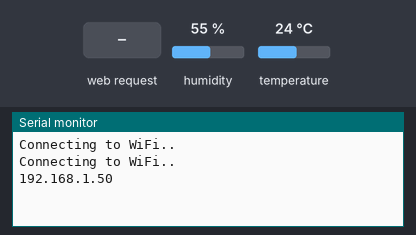
A sketch run on a simulated ESP32. Parts: the last lines printed to the serial monitor. The test bench sets the inputs (shaded band); at power-on: humidity 55 %, temperature 24 °C. WiFi joins after 1.5 s; servers stay silent unless stated.

Above: at 3.2 s.
3.3 s: HTTP request GET /temperature received
At 4.5 s:
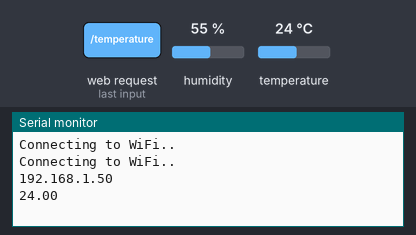
4.8 s: HTTP request GET /humidity received
At 6.3 s:
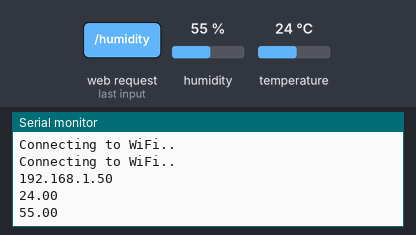

The sketch:

Smart_Weather_Station.ino
```cpp
#include "WiFi.h"
#include "ESPAsyncWebServer.h"
#include <Adafruit_Sensor.h>
#include <DHT.h>

// Replace with your network credentials
const char* ssid = "ENTER YOUR SSID";
const char* password = "ENTER YOUR PASSWORD";

#define DHTPIN 27     // Digital pin connected to the DHT sensor

// Uncomment the type of sensor in use:
#define DHTTYPE    DHT11     // DHT 11
//#define DHTTYPE    DHT22     // DHT 22 (AM2302)
//#define DHTTYPE    DHT21     // DHT 21 (AM2301)

DHT dht(DHTPIN, DHTTYPE);

// Create AsyncWebServer object on port 80
AsyncWebServer server(80);

String readDHTTemperature() {
  // Sensor readings may also be up to 2 seconds 'old' (its a very slow sensor)
  // Read temperature as Celsius (the default)
  float t = dht.readTemperature();
  // Read temperature as Fahrenheit (isFahrenheit = true)
  //float t = dht.readTemperature(true);
  // Check if any reads failed and exit early (to try again).
  if (isnan(t)) {
    Serial.println("Failed to read from DHT sensor!");
    return "--";
  }
  else {
    Serial.println(t);
    return String(t);
  }
}

String readDHTHumidity() {
  // Sensor readings may also be up to 2 seconds 'old' (its a very slow sensor)
  float h = dht.readHumidity();
  if (isnan(h)) {
    Serial.println("Failed to read from DHT sensor!");
    return "--";
  }
  else {
    Serial.println(h);
    return String(h);
  }
}

const char index_html[] PROGMEM = R"rawliteral(
<!DOCTYPE HTML><html>
<head>
  <meta name="viewport" content="width=device-width, initial-scale=1">
  <meta http-equiv="refresh" content="2"
  <link rel="stylesheet" href="https://use.fontawesome.com/releases/v5.7.2/css/all.css" integrity="sha384-fnmOCqbTlWIlj8LyTjo7mOUStjsKC4pOpQbqyi7RrhN7udi9RwhKkMHpvLbHG9Sr" crossorigin="anonymous">
  <style>
    html {
     font-family: Arial;
     display: inline-block;
     margin: 0px auto;
     text-align: center;
    }
    h2 { font-size: 3.0rem; }
    p { font-size: 3.0rem; }
    .units { font-size: 1.2rem; }
    .dht-labels{
      font-size: 1.5rem;
      vertical-align:middle;
      padding-bottom: 15px;
    }
    #Temperature {font-size: 2rem;}
    #Humidity {font-size: 2rem;}
  </style>

</head>
<body>
  <h1 style="color: green;" style="font-size: 2.0rem;">WEATHER STATION</h1>
  <p> </p>
  <h3 style="font-size: 1.6rem;">ESP32 WEB Server</h3>
  <p> </p>
  <p> </p>
  <p> </p>
  <h3>
    <i class="fas fa-thermometer-half" style="color:#059e8a;"></i>
    <span class="dht-labels" style="color: red;">Temperature</span>
    <span id="temperature" style="font-size: 1.5rem;"> = %TEMPERATURE%</span>
    <sup class="units">&deg;C</sup>
  </h3>
  <p> </p>
  <h3>
    <i class="fas fa-tint" style="color:#00add6;"></i>
    <span class="dht-labels" style="color: blue;">Humidity</span>
    <span id="humidity" style="font-size: 1.5rem;"> = %HUMIDITY%</span>
    <sup class="units">&percnt;</sup>
  </h3>
</body>
<script>
setInterval(function ( ) {
  var xhttp = new XMLHttpRequest();
  xhttp.onreadystatechange = function() {
    if (this.readyState == 4 && this.status == 200) {
      document.getElementById("temperature").innerHTML = this.responseText;
    }
  };
  xhttp.open("GET", "/temperature", true);
  xhttp.send();
}, 10000 ) ;
setInterval(function ( ) {
  var xhttp = new XMLHttpRequest();
  xhttp.onreadystatechange = function() {
    if (this.readyState == 4 && this.status == 200) {
      document.getElementById("humidity").innerHTML = this.responseText;
    }
  };
  xhttp.open("GET", "/humidity", true);
  xhttp.send();
}, 10000 ) ;
</script>
</html>)rawliteral";

// Replaces placeholder with DHT values
String processor(const String& var){
  //Serial.println(var);
  if(var == "TEMPERATURE"){
    return readDHTTemperature();
  }
  else if(var == "HUMIDITY"){
    return readDHTHumidity();
  }
  return String();
}

void setup(){
  // Serial port for debugging purposes
  Serial.begin(115200);

  dht.begin();

  // Connect to Wi-Fi
  WiFi.begin(ssid, password);
  while (WiFi.status() != WL_CONNECTED) {
    delay(1000);
    Serial.println("Connecting to WiFi..");
  }

  // Print ESP32 Local IP Address
  Serial.println(WiFi.localIP());

  // Route for root / web page
  server.on("/", HTTP_GET, [](AsyncWebServerRequest *request){
    request->send_P(200, "text/html", index_html, processor);
  });
  server.on("/temperature", HTTP_GET, [](AsyncWebServerRequest *request){
    request->send_P(200, "text/plain", readDHTTemperature().c_str());
  });
  server.on("/humidity", HTTP_GET, [](AsyncWebServerRequest *request){
    request->send_P(200, "text/plain", readDHTHumidity().c_str());
  });
  server.on("/humidity", HTTP_GET, [](AsyncWebServerRequest *request){
    request->send_P(200, "text/plain", readDHTHumidity().c_str());
  });

  // Start server
  server.begin();
}

void loop(){

}
```

Measured:
- after the input at 3.3 s, the serial monitor: prints a new line at once (image 1)
- after the input at 4.8 s, the serial monitor: prints a new line at once (image 2)
